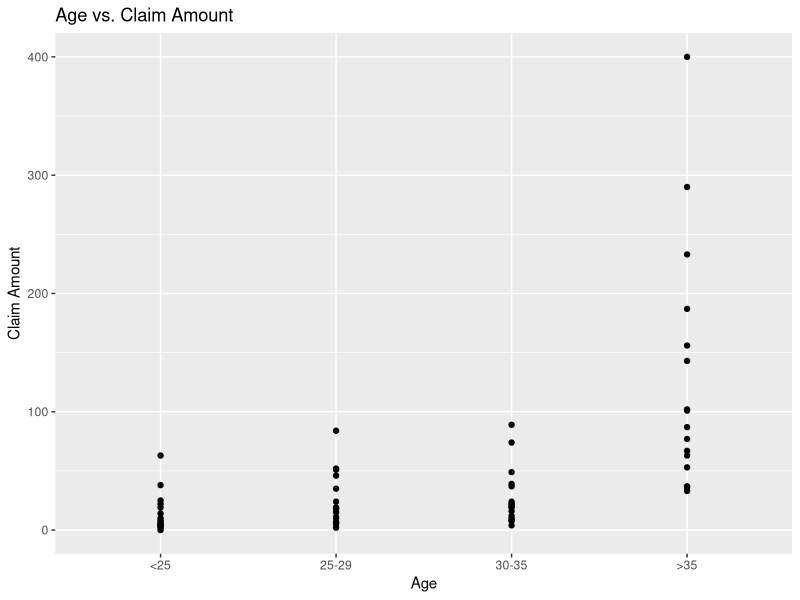
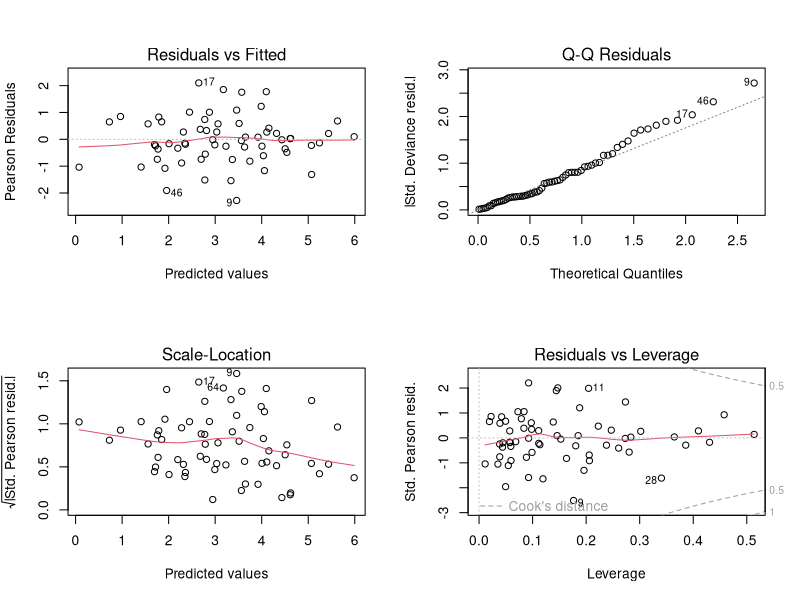

Reproduce these figures in R, in order. (Note: this script raises an error after producing the figures.)
#--- Install and load required packages
install.packages(c("ggplot2", "dplyr", "statmod", "MASS"))
library(ggplot2)
library(dplyr)
library(statmod)
library(MASS)

#--- Load the insurance claim dataset
data(Insurance, package = "MASS")

#--- Explore the dataset
str(Insurance)
summary(Insurance)

#--- Visualize the relationship between age and claim amount
ggplot(Insurance, aes(x = Age, y = Claims)) +
  geom_point() +
  labs(x = "Age", y = "Claim Amount", title = "Age vs. Claim Amount")

#--- Fit a Poisson regression model
poisson_model <- glm(Claims ~ District + Group + Age + offset(log(Holders)), 
                     data = Insurance, family = poisson)

#--- Print model summary
summary(poisson_model)

#--- Check for overdispersion
dispersion <- sum(residuals(poisson_model, type = "pearson")^2) / poisson_model$df.residual
cat("Dispersion:", dispersion, "\n")

#--- Fit a negative binomial regression model
nb_model <- glm.nb(Claims ~ District + Group + Age + offset(log(Holders)), 
                   data = Insurance)

#--- Print model summary
summary(nb_model)

#--- Compare the models using AIC
AIC(poisson_model, nb_model)

#--- Perform model diagnostics
par(mfrow = c(2, 2))
plot(nb_model)

#--- Make predictions using the negative binomial model
new_data <- data.frame(
  District = "1",
  Group = "1",
  Age = 40,
  Holders = 1000
)

predicted_claims <- predict(nb_model, newdata = new_data, type = "response")
cat("Predicted number of claims:", round(predicted_claims), "\n")

#--- Estimate the average marginal effect of age on claims
age_effect <- coef(nb_model)["Age"] * mean(Insurance$Claims)
cat("Average marginal effect of age on claims:", round(age_effect, 2), "\n")